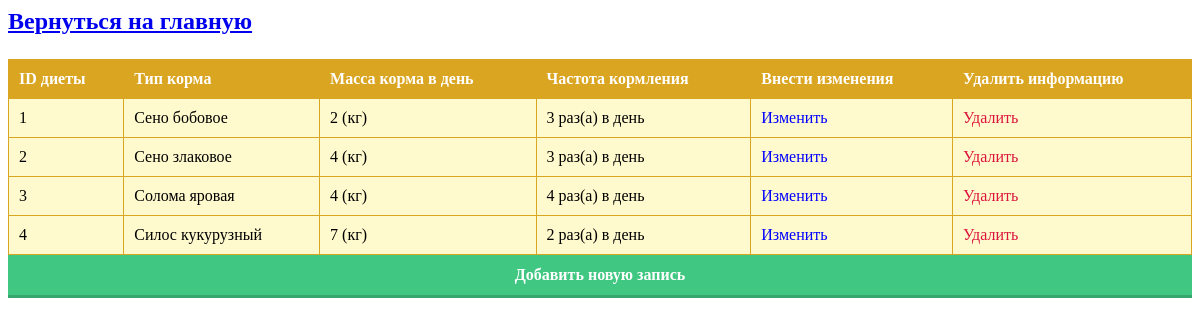
Page /app/diet.php on the committed database.
### app/diet.php (the view, shortened to what this page needs)
<a href="index.php"><h2><p align="left">Вернуться  на главную</p></h2></a>
<?php
include ("db.php");
?>
<html>
<head>
<link rel="stylesheet" href="button.css">
</head>
<body>
<table class="myTable">
<tr>
<th>ID диеты</th>
<th>Тип корма</th>
<th>Масса корма в день</th>
<th>Частота кормления</th>
<th>Внести изменения</th>
<th>Удалить информацию</th>
</tr>
<?php
$pro = mysqli_query($db, "SELECT * FROM диеты");
$pro = mysqli_fetch_all($pro);
foreach ($pro as $pr) {
?>
<tr>
<td><?=$pr[0] ?></td>
<td><?=$pr[1] ?></td>
<td><?=$pr[2] ?> (кг)</td>
<td><?=$pr[3] ?> раз(а) в день</td>
<td><a style="color: blue; text-decoration: none;" href="update3.php?id=<?=$pr[0] ?>">Изменить</a></td>
<td><a style="color: #DC143C; text-decoration: none;" href="delete3.php?id=<?=$pr[0] ?>">Удалить</a></td>
</tr>
<?php
}
?>
</table>
</body>
</html>
<a href="add3.php" class="button">Добавить новую запись</a>

### app/button.css (style rules this page uses)
.button { display: flex; justify-content: center; font-weight: 700; color: white; text-decoration: none; padding: 0.7em 1em calc(0.7em + 3px); background: rgb(64,199,129); box-shadow: 0 -3px rgb(53,167,110) inset; transition: 0.5s; }

### app/diet.php (style rules this page uses)
.myTable { width: 100%; text-align: left; background-color: lemonchiffon; border-collapse: collapse; }
.myTable th { background-color: goldenrod; color: white; }
.myTable td, .myTable th { padding: 10px; border: 1px solid goldenrod; }

### rows in the picture
диеты: ID_диеты "1", Тип_корма "Сено бобовое", Масса_корма_в_день "2", Частота_кормления "3"
диеты: ID_диеты "2", Тип_корма "Сено злаковое", Масса_корма_в_день "4", Частота_кормления "3"
диеты: ID_диеты "3", Тип_корма "Солома яровая", Масса_корма_в_день "4", Частота_кормления "4"
диеты: ID_диеты "4", Тип_корма "Силос кукурузный", Масса_корма_в_день "7", Частота_кормления "2"
